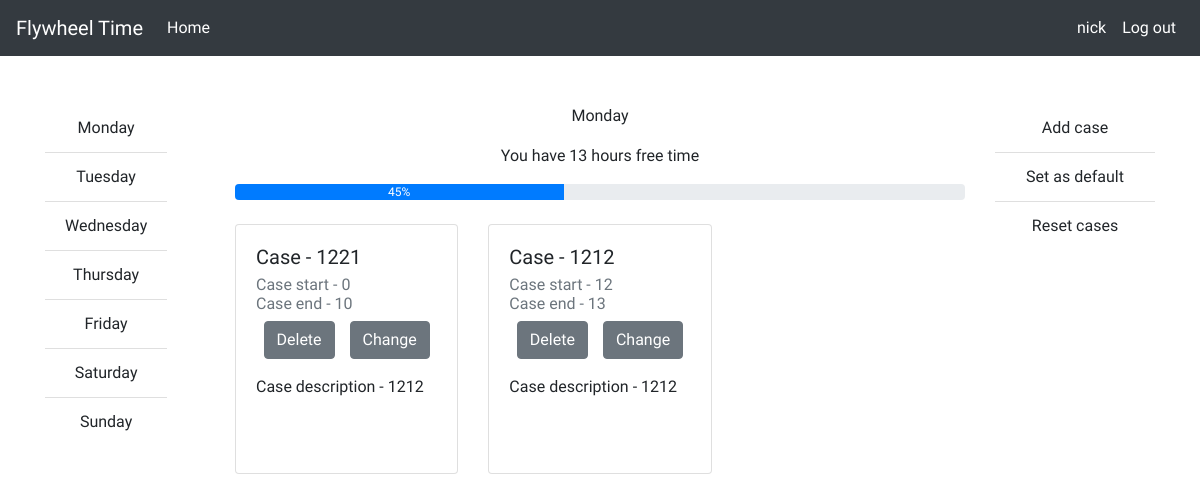
The app's page /profile/ (signed in), older data.
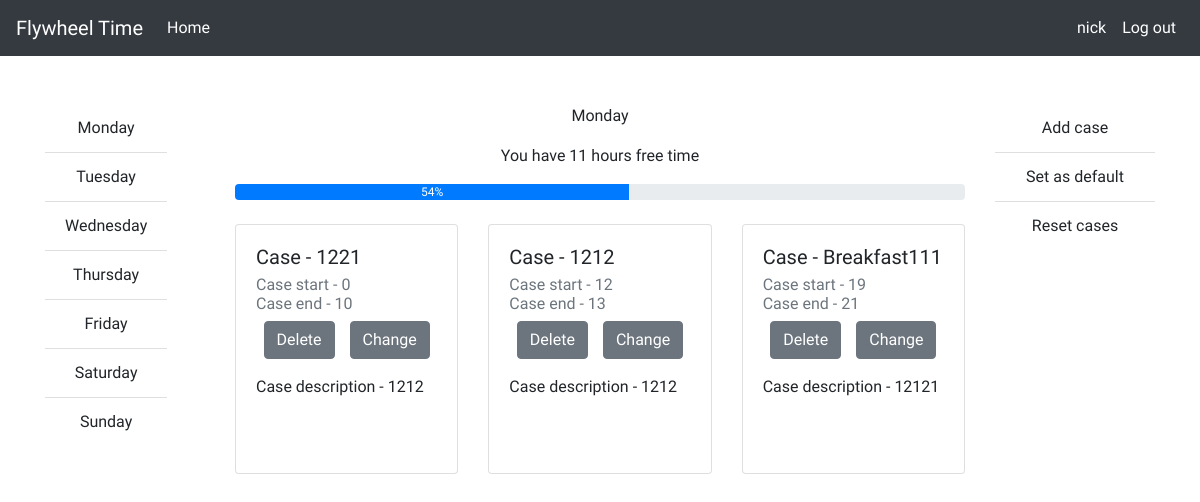
The same page, newer data.
### timetable/models.py (models this page shows, shortened)
class BaseDay(models.Model):
    user = models.ForeignKey(User, on_delete=models.CASCADE)
    case_start = models.TimeField()
    case_end = models.TimeField()
    case = models.CharField(max_length=50)
    case_description = models.TextField()
    is_default = models.BooleanField()

### timetable/views.py (the view)
# urls.py: path('profile/', cal_views.profile, name="profile"),
def profile(request):
    user_tmp = User.objects.get(user_name=request.session['current_user'])
    monday_data = Monday.objects.filter(user=user_tmp.id, is_default=False)
    return render(request, "webcalendar/profile.html", context=data_generation(request,monday_data, 'Monday', 'mnd'))

### timetable/views.py (called while the page is built)
def calc_time(start, end):
    end = timedelta(hours=end.hour, minutes=end.minute)
    start = timedelta(hours=start.hour, minutes=start.minute)
    return int((end - start).seconds / 3600)

### templates/webcalendar/profile.html (shortened to what this page needs)
{% extends "base/base.html" %}
{% load static %}
{% block user %}
{% if user != "None" %}
<li class="nav-item active">
   <a class="nav-link active" href="{% url 'profile' %}">{{user}}</a>
</li>
{% endif %}
{% endblock %}
{% block logout %}
{% if user != "None" %}
<li class="nav-item active">
   <a class="nav-link active" href="{% url 'logout' %}">Log out</a>
</li>
{% endif %}
{% endblock %}
{% block content %}
<div class="container">
   <div class="row">
      <div class="d-none d-lg-flex col-lg-2 order-2 order-lg-1">
         <ul class="list-group list-group-flush text-center">
            <li class="list-group-item"><a href="{% url 'monday' %}">Monday</a></li>
            <li class="list-group-item"><a href="{% url 'tuesday' %}">Tuesday</a></li>
            <li class="list-group-item"><a href="{% url 'wednesday' %}">Wednesday</a></li>
            <li class="list-group-item"><a href="{% url 'thursday' %}">Thursday</a></li>
            <li class="list-group-item"><a href="{% url 'friday' %}">Friday</a></li>
            <li class="list-group-item"><a href="{% url 'saturday' %}">Saturday</a></li>
            <li class="list-group-item"><a href="{% url 'sunday' %}">Sunday</a></li>
         </ul>
      </div>
      <div class="col-lg-8 order-1">
         <p class="d-none d-lg-flex justify-content-lg-center">
            {{ day }}
         </p>
         <p class="text-center">
            You have {{ empty_time }} hours free time
         </p>
         <div class="progress">
            <div class="progress-bar" role="progressbar" style="width: {{ progress }}%;" aria-valuemin="0" aria-valuemax="100">{{ progress }}%</div>
         </div>
         <br>
         <div class="row">
         {% for case in cases %}
            <div  class="col-12 col-lg-4">
               <div style="height: 250px;" class="card mb-4 " style="width: 18rem;">
                  <div class="card-body">
                     <h5 class="card-title">
                        <div id="{{ case.6 }}_name">Case - {{ case.0 }}</div>
                     </h5>
                     <h6 class="card-subtitle mb-2 text-muted">
                        <div id="{{ case.6 }}_start">Case start - {{ case.3 }}</div>
                        <div id="{{ case.6 }}_end">Case end - {{ case.4 }}</div>
                     </h6>
                     <div class="d-flex justify-content-around mb-3">
                        <form method="get" action="{% url 'deletecase' %}/{{day_short}}/{{ case.5 }}/">
                           <button type="submit" class="btn btn-secondary">Delete</button>
                        </form>
                        <form method="get" action="{% url 'changecase' %}/{{day_short}}/{{ case.5 }}/">
                           <button type="submit" class="btn btn-secondary">Change</button>
                        </form>
                     </div>
                     <div>Case description - {{ case.1 }}</div>
                  </div>
               </div>
            </div>
            {% endfor %}
      </div>
   </div>
   <div class="col-12 col-lg-2 order-0 order-lg-3">
         <ul class="list-group list-group-flush text-center">
            <li class="list-group-item" onclick="showModalWin()">Add case</li>
            <li class="list-group-item"><a href="{% url 'setdefault' %}/{{day_short}}/">Set as default</li>
            <li class="list-group-item"><a href="{% url 'resettodefault' %}/{{day_short}}/">Reset cases</a></li>
         </ul>
      </div>
</div>
{% endblock %}

Row changes from the older to the newer data that the page shows:
added BaseDay: case "Breakfast111", case_description "12121"
Text that changed along with them:
{{ empty_time }}: "13" → "11"
{{ progress }}: 45 → 54 (drawn)
{{ progress }}: "45" → "54"
new list line: "Case - Case start - 19 Case end - 21 Delete Change Case description -"
